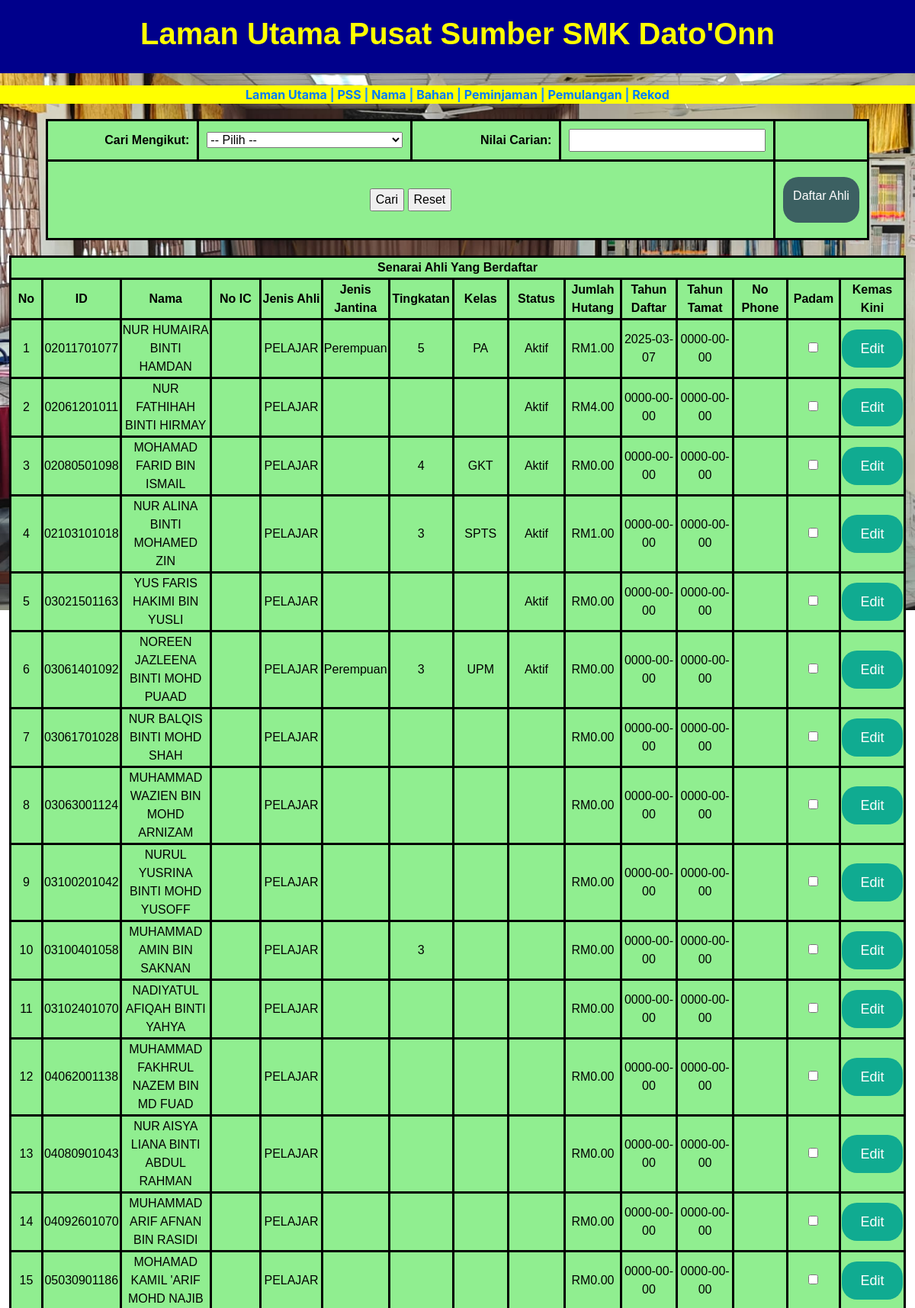
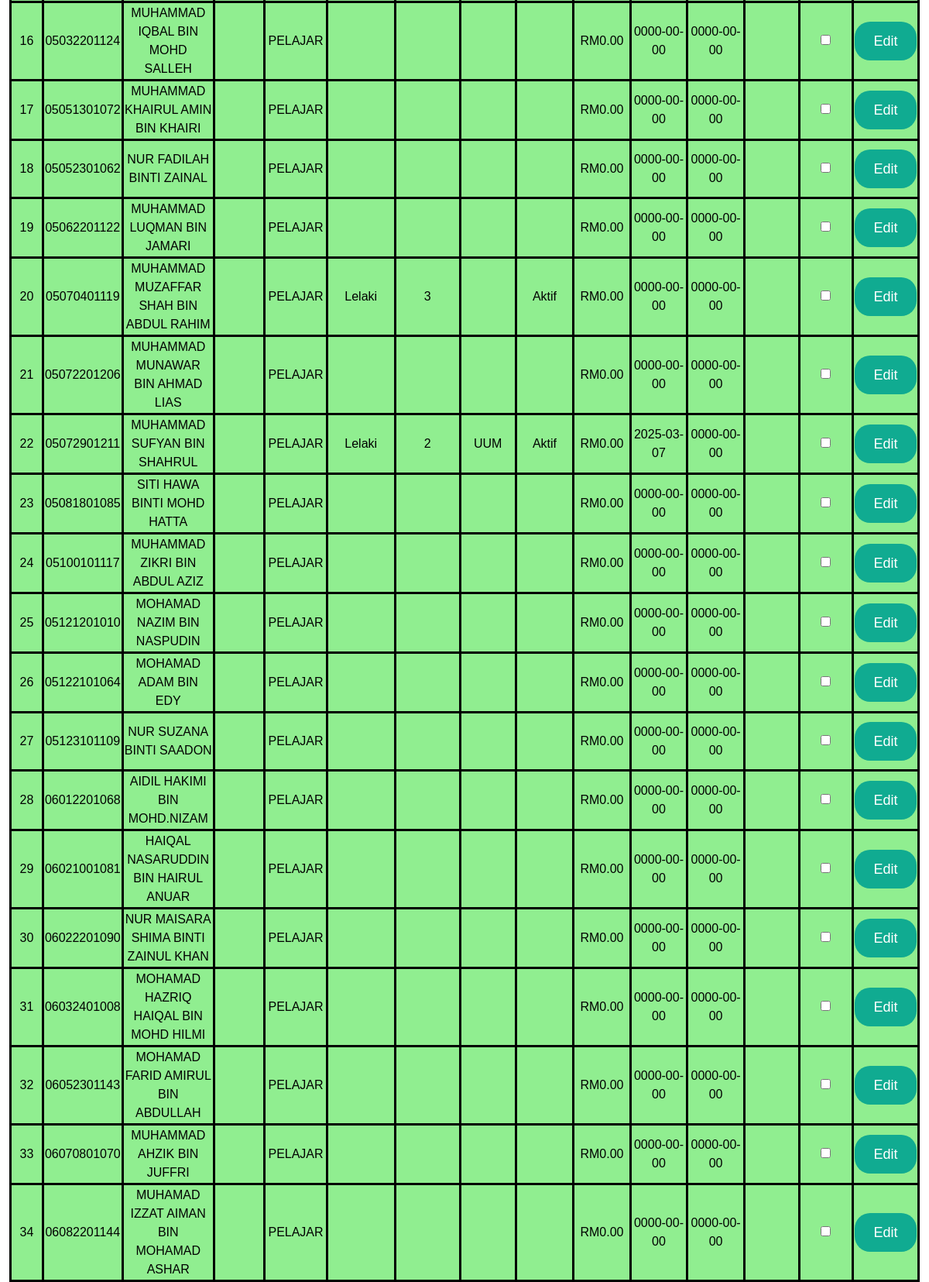
The page /library_senarai_nama.php (upper part) on the database its author committed (2 pictures, top to bottom).
### tables this page shows
CREATE TABLE `ahli` (
  `user_id` int(20) NOT NULL,
  `Id_delima` varchar(20) NOT NULL,
  `nama_ahli` varchar(250) NOT NULL,
  `IC_ahli` varchar(20) NOT NULL,
  `jenis_ahli` enum('ADMIN','PENGAWAS PSS','GURU','PELAJAR','STAF SOKONGAN') NOT NULL,
  `Tingkatan` enum('1','2','3','4','5','6','Kelas Khas') NOT NULL,
  `Kelas` varchar(50) NOT NULL,
  `jenis_jantina` enum('Lelaki','Perempuan') NOT NULL,
  `no_telefon` varchar(20) NOT NULL,
  `Tahun_daftar` date DEFAULT current_timestamp(),
  `status` enum('Aktif','Tidak Aktif','Berhenti','Senarai Hitam','Tamat Perkhidmatan','Bertukar','Tamat Persekolahan') DEFAULT 'Aktif',
  `jumlah_hutang` decimal(10,2) DEFAULT 0.00,
  `tahun_tamat` date DEFAULT NULL,
  `gambar_ahli` varchar(300) NOT NULL,
  `jumlah_bacaan` int(11) DEFAULT 0
);

### library_senarai_nama.php (the view, shortened to what this page needs)
<?php
include('dblibrary.php');
$usersPerPage = 50;
$page = isset($_GET['page']) ? (int)$_GET['page'] : 1;
$offset = ($page - 1) * $usersPerPage;
$sql = "SELECT user_id, id_delima, nama_ahli, IC_ahli, jenis_ahli, jenis_jantina, Tingkatan, Kelas, status, jumlah_hutang, Tahun_daftar, tahun_tamat, no_telefon
        FROM ahli
        WHERE jenis_ahli IN ('GURU', 'PELAJAR', 'STAF SOKONGAN')";
$sql .= " LIMIT $usersPerPage OFFSET $offset";
$result = $conn->query($sql);
$users = ($result->num_rows > 0) ? $result->fetch_all(MYSQLI_ASSOC) : [];
?>
<!DOCTYPE html>
<html lang="en">
  <head>
	<link rel="stylesheet" type="text/css" href="config/css/PSS.css">
    <link href="css/bootstrap-4.4.1.css" rel="stylesheet">
  </head>
	 <body>
	<main class="menu_content">
	  <header class="PSS_header">
		  <h1 align="center"><strong>Laman Utama Pusat Sumber SMK Dato'Onn</strong></h1>
	  </header>
		<p>
	  <section class="PSS_section"><strong>
		  <a href="library_main_page.php">Laman Utama</a> | <a href="library_senarai_PSS.php">PSS</a> | <a href="library_senarai_nama.php">Nama</a> | <a href="library_Book.php">Bahan</a> | <a href="library_senarai_peminjam.php">Peminjaman</a> | <a href="library_senarai_pulang.php">Pemulangan</a> | <a href="library_History.php">Rekod</a></strong>
	  </section></p>
      <form id="searchForm" name="searchForm" method="get" action="library_senarai_nama.php" class="form_nama" style="margin: 20px auto; width: 90%;">
        <table width="100%" border="0" cellpadding="10" cellspacing="0">
          <tr>
            <td width="20%" align="right"><strong>Cari Mengikut:</strong></td>
            <td width="30%">
              <select name="search_column" id="search_column" onchange="updateSearchInput()" style="width: 100%;">
                <option value="">-- Pilih --</option>
              </select>
            </td>
            <td width="20%" align="right"><strong>Nilai Carian:</strong></td>
            <td width="30%">
              <div id="search_value_container">
              </div>
            </td>
          </tr>
          <tr>
            <td colspan="4" align="center">
              <input type="submit" value="Cari">
              <input type="button" value="Reset" onclick="window.location.href='library_senarai_nama.php';">
            </td>
			  <td align="center" margin-top="10px">
                    <a href="library_Pendaftaran.php" class="daftar-bg daftar-button">Daftar Ahli</a>
                </td>
          </tr>
        </table>
      </form>
		<form id="form3" name="form3" method="post" action="user_delete_library.php">
  <table width="98%" height="140" border="1" align="center" cellpadding="1" cellspacing="1" class="form_nama">
	  <thead>
			    <tr>
				   <th colspan="15" align="center"><strong>Senarai Ahli Yang Berdaftar</strong></th>
		      </tr>
			   <tr>
				   <th width="50" align="center">No</th>
				   <th width="85" align="center">ID</th>
				   <th width="95" align="center">Nama</th>
				   <th width="86" align="center">No IC</th>
				   <th width="83" align="center">Jenis Ahli</th>
				   <th width="85" align="center">Jenis Jantina</th>
				   <th width="86" align="center">Tingkatan</th>
				   <th width="85" align="center">Kelas</th>
				   <th width="85" align="center">Status</th>
				   <th width="80" align="center">Jumlah Hutang</th>
				   <th width="85" align="center">Tahun Daftar</th>
				   <th width="85" align="center">Tahun Tamat</th>
				   <th width="80" align="center">No Phone</th>
				   <th width="75" align="center">Padam</th>
				   <th width="80" align="center">Kemas Kini</th>
			   </tr>
		   </thead>
    <tbody>
      <?php
            if (!empty($users)) {
                $no = $offset + 1;
                foreach ($users as $row) {
                    ?>
            <tr>
                <td align="center"><?php echo $no; ?></td>
                <td align="center"><?php echo $row['id_delima']; ?></td>
                <td align="center"><?php echo $row['nama_ahli']; ?></td>
                <td align="center"><?php echo $row['IC_ahli']; ?></td>
				<td align="center"><?php echo $row['jenis_ahli']; ?></td>
                <td align="center"><?php echo $row['jenis_jantina']; ?></td>
                <td align="center"><?php echo $row['Tingkatan']; ?></td>
				<td align="center"><?php echo $row['Kelas']; ?></td>
                <td align="center"><?php echo $row['status']; ?></td>
                <td align="center">RM<?php echo $row['jumlah_hutang']; ?></td>
                <td align="center"><?php echo $row['Tahun_daftar']; ?></td>
                <td align="center"><?php echo $row['tahun_tamat']; ?></td>
				<td align="center"><?php echo $row['no_telefon']; ?></td>
                <td align="center"><input type="checkbox" name="delete_ids[]" value="<?php echo $row['user_id']; ?>"></td>
                <td align="center" margin-top="10px">
                    <a href="library_user_update.php?id=<?php echo $row['id_delima']; ?>" class="edit-bg edit-button">Edit</a>
                </td>
            </tr>
            <?php
            $no++;
        }
    } else {
        ?>
        <tr><td colspan="15" align="center">Tiada ahli dijumpai</td></tr>
        <?php
    }
    ?>
    </tbody>
  </table>
</form>
		 <br>
</main>
</body>
</html>

### config/css/PSS.css (style rules this page uses)
body { font-family: Arial, sans-serif; margin: 0; padding: 0; background-color: #f8f9fa; }
.PSS_header { text-align: center; background-color: darkblue; padding: 20px; }
.PSS_header h1 { font-family: Arial, sans-serif; font-weight: 400; color: yellow; }
.PSS_section { color: dodgerblue; background-color: yellow; text-align: center; text-decoration-color: black; }
.form_nama { font-family: Arial, sans-serif; color: black; background-color: lightgreen; text-align: center; }
table, th, td { border: 3px solid black; border-collapse: collapse; }
.edit-bg { display: inline-block; width: 80px; height: 50px; line-height: 50px; font-size: 18px; color: white; text-decoration: none; text-align: center; border: none; border-radius: 20px; cursor: pointer; margin-top:10px; margin-bottom: 10px; transition: background-color 0.3s ease, transform 0.3s ease; }
.edit-button { background-color: #10AB91; }
.daftar-bg { display: inline-block; width: 100px; height: 60px; line-height: 50px; font-size: 16px; color: white; text-decoration: none; text-align: center; border: none; border-radius: 20px; cursor: pointer; margin-top:10px; margin-bottom: 10px; transition: background-color 0.3s ease, transform 0.3s ease; }
.daftar-button { background-color: #3C6062; }

### rows shown on the page
ahli: Id_delima "02011701077", nama_ahli "NUR HUMAIRA BINTI HAMDAN", jenis_ahli "PELAJAR", jenis_jantina "Perempuan", Tingkatan "5", Kelas "PA", status "Aktif", jumlah_hutang "1.00", Tahun_daftar "2025-03-07", tahun_tamat "0000-00-00"
ahli: Id_delima "02061201011", nama_ahli "NUR FATHIHAH BINTI HIRMAY", jenis_ahli "PELAJAR", status "Aktif", jumlah_hutang "4.00", Tahun_daftar "0000-00-00", tahun_tamat "0000-00-00"
ahli: Id_delima "02080501098", nama_ahli "MOHAMAD FARID BIN ISMAIL", jenis_ahli "PELAJAR", Tingkatan "4", Kelas "GKT", status "Aktif", jumlah_hutang "0.00", Tahun_daftar "0000-00-00", tahun_tamat "0000-00-00"
ahli: Id_delima "02103101018", nama_ahli "NUR ALINA BINTI MOHAMED ZIN", jenis_ahli "PELAJAR", Tingkatan "3", Kelas "SPTS", status "Aktif", jumlah_hutang "1.00", Tahun_daftar "0000-00-00", tahun_tamat "0000-00-00"
ahli: Id_delima "03021501163", nama_ahli "YUS FARIS HAKIMI BIN YUSLI", jenis_ahli "PELAJAR", status "Aktif", jumlah_hutang "0.00", Tahun_daftar "0000-00-00", tahun_tamat "0000-00-00"
ahli: Id_delima "03061401092", nama_ahli "NOREEN JAZLEENA BINTI MOHD PUAAD", jenis_ahli "PELAJAR", jenis_jantina "Perempuan", Tingkatan "3", Kelas "UPM", status "Aktif", jumlah_hutang "0.00", Tahun_daftar "0000-00-00", tahun_tamat "0000-00-00"
ahli: Id_delima "03061701028", nama_ahli "NUR BALQIS BINTI MOHD SHAH", jenis_ahli "PELAJAR", jumlah_hutang "0.00", Tahun_daftar "0000-00-00", tahun_tamat "0000-00-00"
ahli: Id_delima "03063001124", nama_ahli "MUHAMMAD WAZIEN BIN MOHD ARNIZAM", jenis_ahli "PELAJAR", jumlah_hutang "0.00", Tahun_daftar "0000-00-00", tahun_tamat "0000-00-00"
ahli: Id_delima "03100201042", nama_ahli "NURUL YUSRINA BINTI MOHD YUSOFF", jenis_ahli "PELAJAR", jumlah_hutang "0.00", Tahun_daftar "0000-00-00", tahun_tamat "0000-00-00"
ahli: Id_delima "03100401058", nama_ahli "MUHAMMAD AMIN BIN SAKNAN", jenis_ahli "PELAJAR", Tingkatan "3", jumlah_hutang "0.00", Tahun_daftar "0000-00-00", tahun_tamat "0000-00-00"
ahli: Id_delima "03102401070", nama_ahli "NADIYATUL AFIQAH BINTI YAHYA", jenis_ahli "PELAJAR", jumlah_hutang "0.00", Tahun_daftar "0000-00-00", tahun_tamat "0000-00-00"
ahli: Id_delima "04062001138", nama_ahli "MUHAMMAD FAKHRUL NAZEM BIN MD FUAD", jenis_ahli "PELAJAR", jumlah_hutang "0.00", Tahun_daftar "0000-00-00", tahun_tamat "0000-00-00"
ahli: Id_delima "04080901043", nama_ahli "NUR AISYA LIANA BINTI ABDUL RAHMAN", jenis_ahli "PELAJAR", jumlah_hutang "0.00", Tahun_daftar "0000-00-00", tahun_tamat "0000-00-00"
ahli: Id_delima "04092601070", nama_ahli "MUHAMMAD ARIF AFNAN BIN RASIDI", jenis_ahli "PELAJAR", jumlah_hutang "0.00", Tahun_daftar "0000-00-00", tahun_tamat "0000-00-00"
ahli: Id_delima "05030901186", nama_ahli "MOHAMAD KAMIL 'ARIF MOHD NAJIB", jenis_ahli "PELAJAR", jumlah_hutang "0.00", Tahun_daftar "0000-00-00", tahun_tamat "0000-00-00"
ahli: Id_delima "05032201124", nama_ahli "MUHAMMAD IQBAL BIN MOHD SALLEH", jenis_ahli "PELAJAR", jumlah_hutang "0.00", Tahun_daftar "0000-00-00", tahun_tamat "0000-00-00"
ahli: Id_delima "05051301072", nama_ahli "MUHAMMAD KHAIRUL AMIN BIN KHAIRI", jenis_ahli "PELAJAR", jumlah_hutang "0.00", Tahun_daftar "0000-00-00", tahun_tamat "0000-00-00"
ahli: Id_delima "05052301062", nama_ahli "NUR FADILAH BINTI ZAINAL", jenis_ahli "PELAJAR", jumlah_hutang "0.00", Tahun_daftar "0000-00-00", tahun_tamat "0000-00-00"
ahli: Id_delima "05062201122", nama_ahli "MUHAMMAD LUQMAN BIN JAMARI", jenis_ahli "PELAJAR", jumlah_hutang "0.00", Tahun_daftar "0000-00-00", tahun_tamat "0000-00-00"
ahli: Id_delima "05070401119", nama_ahli "MUHAMMAD MUZAFFAR SHAH BIN ABDUL RAHIM", jenis_ahli "PELAJAR", jenis_jantina "Lelaki", Tingkatan "3", status "Aktif", jumlah_hutang "0.00", Tahun_daftar "0000-00-00", tahun_tamat "0000-00-00"
ahli: Id_delima "05072201206", nama_ahli "MUHAMMAD MUNAWAR BIN AHMAD LIAS", jenis_ahli "PELAJAR", jumlah_hutang "0.00", Tahun_daftar "0000-00-00", tahun_tamat "0000-00-00"
ahli: Id_delima "05072901211", nama_ahli "MUHAMMAD SUFYAN BIN SHAHRUL", jenis_ahli "PELAJAR", jenis_jantina "Lelaki", Tingkatan "2", Kelas "UUM", status "Aktif", jumlah_hutang "0.00", Tahun_daftar "2025-03-07", tahun_tamat "0000-00-00"
ahli: Id_delima "05081801085", nama_ahli "SITI HAWA BINTI MOHD HATTA", jenis_ahli "PELAJAR", jumlah_hutang "0.00", Tahun_daftar "0000-00-00", tahun_tamat "0000-00-00"
ahli: Id_delima "05100101117", nama_ahli "MUHAMMAD ZIKRI BIN ABDUL AZIZ", jenis_ahli "PELAJAR", jumlah_hutang "0.00", Tahun_daftar "0000-00-00", tahun_tamat "0000-00-00"
ahli: Id_delima "05121201010", nama_ahli "MOHAMAD NAZIM BIN NASPUDIN", jenis_ahli "PELAJAR", jumlah_hutang "0.00", Tahun_daftar "0000-00-00", tahun_tamat "0000-00-00"
ahli: Id_delima "05122101064", nama_ahli "MOHAMAD ADAM BIN EDY", jenis_ahli "PELAJAR", jumlah_hutang "0.00", Tahun_daftar "0000-00-00", tahun_tamat "0000-00-00"
ahli: Id_delima "05123101109", nama_ahli "NUR SUZANA BINTI SAADON", jenis_ahli "PELAJAR", jumlah_hutang "0.00", Tahun_daftar "0000-00-00", tahun_tamat "0000-00-00"
ahli: Id_delima "06012201068", nama_ahli "AIDIL HAKIMI BIN MOHD.NIZAM", jenis_ahli "PELAJAR", jumlah_hutang "0.00", Tahun_daftar "0000-00-00", tahun_tamat "0000-00-00"
ahli: Id_delima "06021001081", nama_ahli "HAIQAL NASARUDDIN BIN HAIRUL ANUAR", jenis_ahli "PELAJAR", jumlah_hutang "0.00", Tahun_daftar "0000-00-00", tahun_tamat "0000-00-00"
ahli: Id_delima "06022201090", nama_ahli "NUR MAISARA SHIMA BINTI ZAINUL KHAN", jenis_ahli "PELAJAR", jumlah_hutang "0.00", Tahun_daftar "0000-00-00", tahun_tamat "0000-00-00"
ahli: Id_delima "06032401008", nama_ahli "MOHAMAD HAZRIQ HAIQAL BIN MOHD HILMI", jenis_ahli "PELAJAR", jumlah_hutang "0.00", Tahun_daftar "0000-00-00", tahun_tamat "0000-00-00"
ahli: Id_delima "06052301143", nama_ahli "MOHAMAD FARID AMIRUL BIN ABDULLAH", jenis_ahli "PELAJAR", jumlah_hutang "0.00", Tahun_daftar "0000-00-00", tahun_tamat "0000-00-00"
ahli: Id_delima "06070801070", nama_ahli "MUHAMMAD AHZIK BIN JUFFRI", jenis_ahli "PELAJAR", jumlah_hutang "0.00", Tahun_daftar "0000-00-00", tahun_tamat "0000-00-00"
ahli: Id_delima "06082201144", nama_ahli "MUHAMAD IZZAT AIMAN BIN MOHAMAD ASHAR", jenis_ahli "PELAJAR", jumlah_hutang "0.00", Tahun_daftar "0000-00-00", tahun_tamat "0000-00-00"
